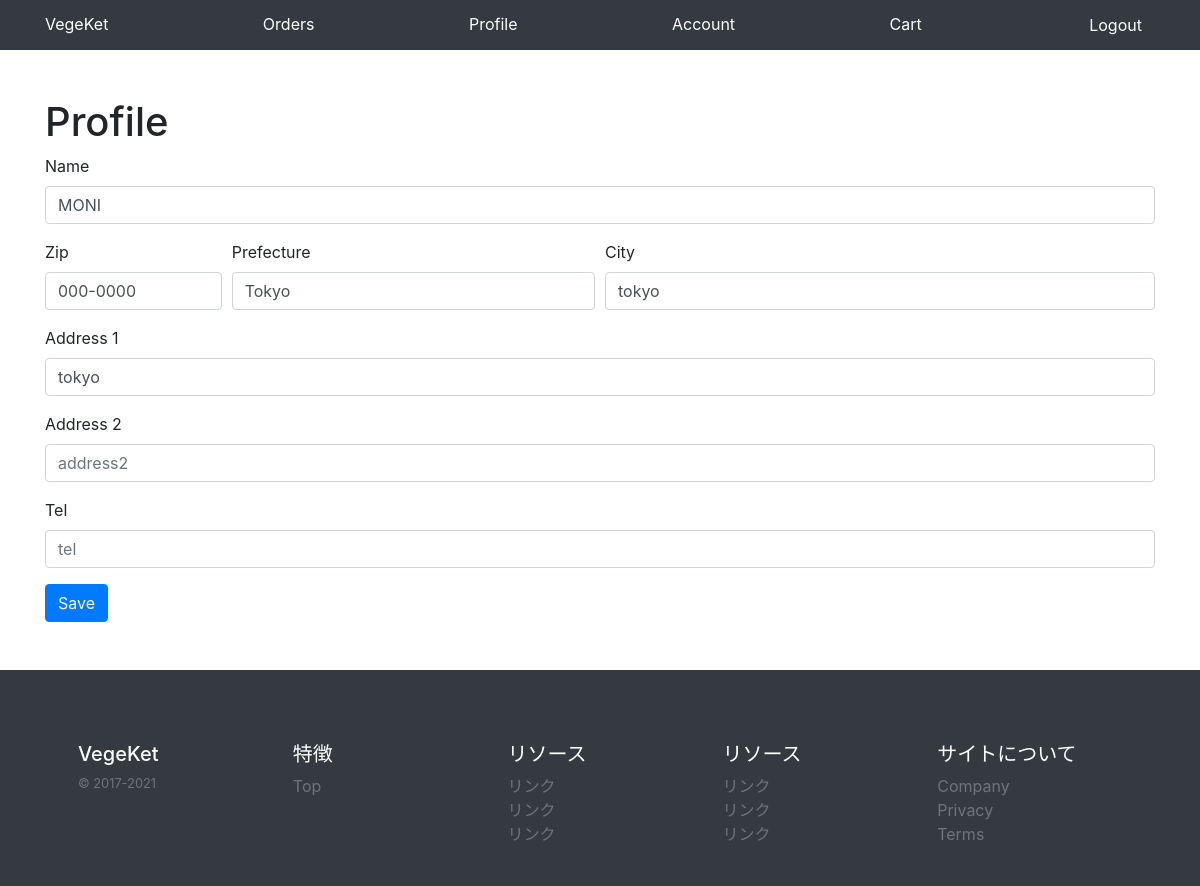
/profile/ (signed in), run on the app's committed database.
### base/models/account_models.py (models this page shows, shortened)
class User(AbstractBaseUser):
    id = models.CharField(default=create_id, primary_key=True, max_length=22)
    username = models.CharField(
        max_length=50, unique=True, blank=True, default='匿名')
    email = models.EmailField(max_length=255, unique=True)
    is_active = models.BooleanField(default=True)
    is_admin = models.BooleanField(default=False)
    objects = UserManager()
    USERNAME_FIELD = 'username'
    EMAIL_FIELD ='email'
    REQUIRED_FIELDS = ['email', ]

class Profile(models.Model):
    user = models.OneToOneField(
        User, primary_key=True, on_delete=models.CASCADE)
    name = models.CharField(default='', blank=True, max_length=50)
    zipcode = models.CharField(default='', blank=True, max_length=8)
    prefecture = models.CharField(default='', blank=True, max_length=50)
    city = models.CharField(default='', blank=True, max_length=50)
    address1 = models.CharField(default='', blank=True, max_length=50)
    address2 = models.CharField(default='', blank=True, max_length=50)
    tel = models.CharField(default='', blank=True, max_length=15)
    created_at = models.DateTimeField(auto_now_add=True)
    updated_at = models.DateTimeField(auto_now=True)

### base/views/account_views.py (the view)
# urls.py: path('profile/', views.ProfileUpdateView.as_view()),
class ProfileUpdateView(LoginRequiredMixin, UpdateView):
    model = Profile
    template_name = 'pages/profile.html'
    fields = ('name', 'zipcode', 'prefecture', 'city', 'address1', 'address2', 'tel')
    success_url = '/profile/'
    def get_object(self):
        self.kwargs['pk'] = self.request.user.pk
        return super().get_object()

### config/custom_context_processors.py (called while the page is built)
def base(request):
  items = Item.objects.filter(is_published=True)
  return {
    'TITLE': settings.TITLE,
    'ADDTIONAL_ITEMS': items,
    'POPULAR_ITEMS': items.order_by('-sold_count')
  }

### templates/pages/profile.html (shortened to what this page needs)
{% extends 'base.html' %}
{% block main %}
<div class="container my-5">
  <div class="row">
    <div class="col-12">
      <h1>Profile</h1>
      <form method="POST">
        <div class="form-group">
          <label>Name</label>
          <input class="form-control" type="text" name="name" placeholder="name" value="{{user.profile.name}}">
        </div>
        <div class="form-row">
          <div class="form-group col-md-2">
            <label>Zip</label>
            <input class="form-control" type="text" name="zipcode" placeholder="zipcode" value="{{user.profile.zipcode}}">
          </div>
          <div class="form-group col-md-4">
            <label>Prefecture</label>
            <input class="form-control" type="text" name="prefecture" placeholder="prefecture" value="{{user.profile.prefecture}}">
          </div>
          <div class="form-group col-md-6">
            <label>City</label>
            <input class="form-control" type="text" name="city" placeholder="city" value="{{user.profile.city}}">
          </div>
        </div>
        <div class="form-group">
          <label>Address 1</label>
          <input class="form-control" type="text" name="address1" placeholder="address1" value="{{user.profile.address1}}">
        </div>
        <div class="form-group">
          <label>Address 2</label>
          <input class="form-control" type="text" name="address2" placeholder="address2" value="{{user.profile.address2}}">
        </div>
        <div class="form-group">
          <label>Tel</label>
          <input class="form-control" type="tel" name="tel" placeholder="tel" value="{{user.profile.tel}}">
        </div>
        <button type="submit" class="btn btn-primary">Save</button>
      </form>
    </div>
  </div>
</div>
{% endblock %}

### data on the page
User: name "MONI", zipcode "000-0000", prefecture "Tokyo", city "tokyo", address1 "tokyo"

### other printed values
{{ TITLE }} "VegeKet"
